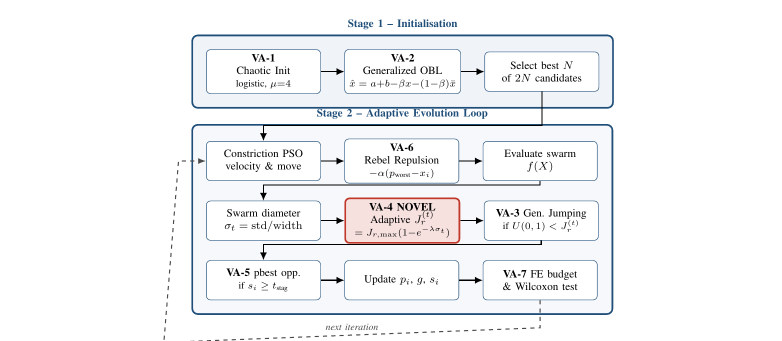
#> input picture report/figs/architecture.png, 1564 x 682 px, given in place of _tmp_arch-4.png, which was not available (shown at 1/2 size)
$ python extract_tikz_figs.py
#> lines starting #> are read from the running program, lines starting #| are printed output that depends on the picture; pictures that were not available may be replaced by others from this repository, and a replacement may not be noted
"""Extract the architecture diagram (page 4) and flowchart (page 6) from
main.pdf and crop them to just the figure region, saving as PNG.

This avoids running standalone TikZ compiles -- it just reuses what
main.pdf already rendered.
"""
import os
import subprocess
import sys

from PIL import Image

REPORT_DIR = os.path.join(os.path.dirname(os.path.dirname(os.path.abspath(__file__))),
                          "report")
FIG_DIR = os.path.join(REPORT_DIR, "figs")
# the report PDF may have been renamed by the team -- pick the first match
_CANDIDATES = ["main.pdf", "Research_Paper.pdf", "AO_PSO_Paper.pdf"]
PDF = next((os.path.join(REPORT_DIR, c) for c in _CANDIDATES
             if os.path.exists(os.path.join(REPORT_DIR, c))),
           os.path.join(REPORT_DIR, "main.pdf"))

DPI = 200


def render(page: int, tag: str) -> str:
#> called with page = 4, tag = 'arch'
    out_prefix = os.path.join(FIG_DIR, f"_tmp_{tag}")
    subprocess.run(
        ["pdftoppm", "-r", str(DPI), "-png", "-f", str(page), "-l", str(page),
         PDF, out_prefix],
        check=True,
    )
#> (this line was passed over: subprocess is not available in this run)
    return f"{out_prefix}-{page}.png"


def crop_and_save(src: str, box: tuple, dest: str) -> None:
    im = Image.open(src)
    cropped = im.crop(box)
    cropped.save(dest, "PNG")
    print(f"wrote {dest} ({cropped.size[0]}x{cropped.size[1]})")


def main() -> None:
    arch_src = render(4, "arch")
    flow_src = render(6, "flow")

    arch_im = Image.open(arch_src)
#> arch_im is the input picture: PIL image 1564x682 RGB; mean R, G, B 243.2, 244.1, 245.7
    flow_im = Image.open(flow_src)
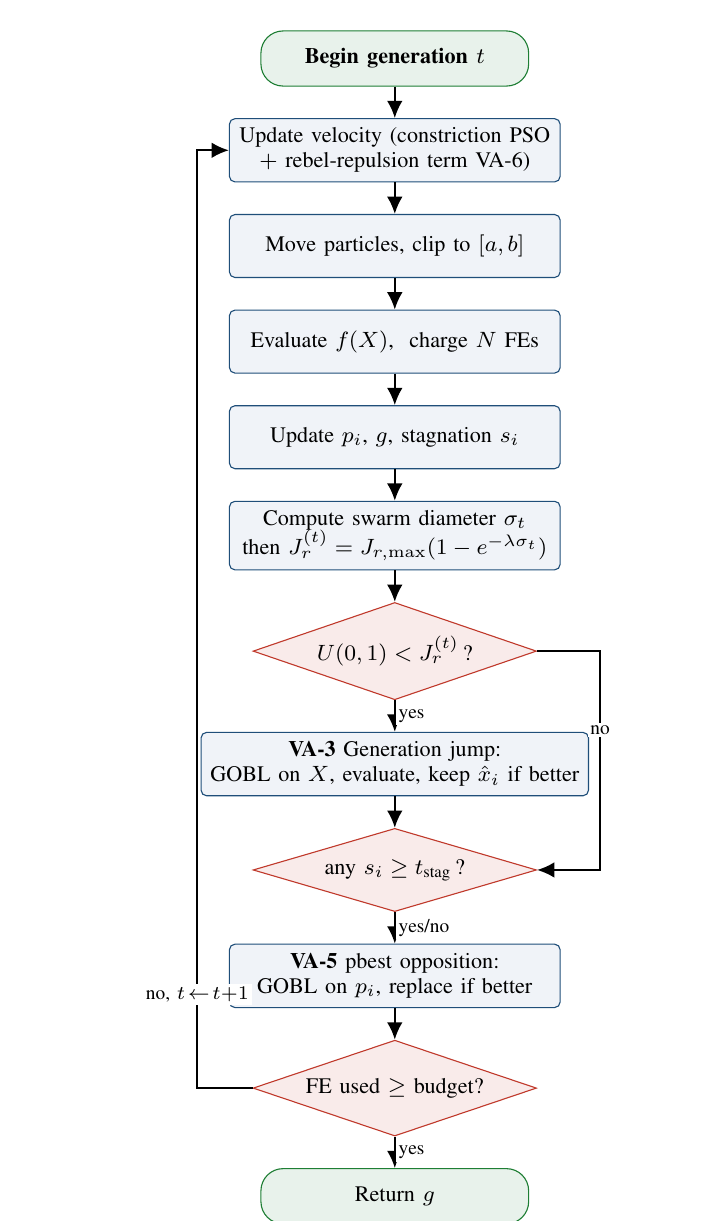
#> input picture report/figs/flowchart.png, 714 x 1221 px, given in place of _tmp_flow-6.png, which was not available
#> flow_im is the input picture: PIL image 714x1221 RGB; mean R, G, B 244.5, 244.9, 245.6
    print(f"page 4 size: {arch_im.size}")
#| page 4 size: (1564, 682)
    print(f"page 6 size: {flow_im.size}")
#| page 6 size: (714, 1221)

    # page 4: architecture is the top portion (spans both columns)
    # IEEE page is ~1700 wide at 200 dpi. Figure runs from y~150 to y~750
    aw, ah = arch_im.size
#> aw = 1564; ah = 682
    arch_box = (int(aw * 0.04), int(ah * 0.05),
                int(aw * 0.96), int(ah * 0.36))
#> arch_box = (62, 34, 1501, 245)
    crop_and_save(arch_src, arch_box,
                  os.path.join(FIG_DIR, "architecture.png"))
#> in crop_and_save, `cropped = im.crop(box)`:
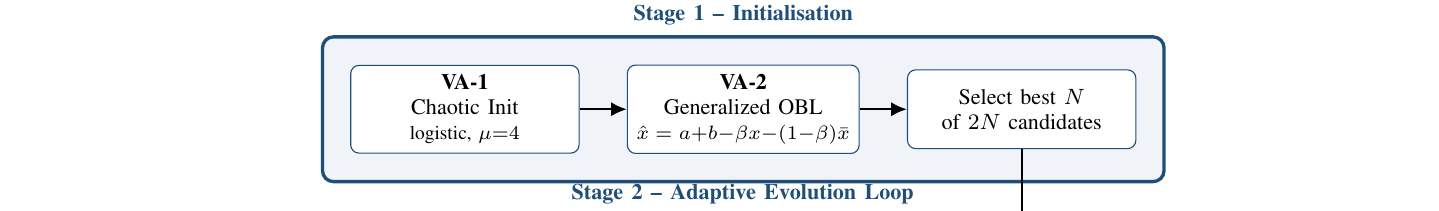
#> cropped: PIL image 1439x211 RGB; mean R, G, B 240.5, 242.9, 245.5
#| wrote report/figs/architecture.png (1439x211)

    # page 6: flowchart is the LEFT column (the algorithm is on the right)
    fw, fh = flow_im.size
#> fw = 714; fh = 1221
    flow_box = (int(fw * 0.06), int(fh * 0.05),
                int(fw * 0.48), int(fh * 0.605))
#> flow_box = (42, 61, 342, 738)
    crop_and_save(flow_src, flow_box,
                  os.path.join(FIG_DIR, "flowchart.png"))
#> call 2 of crop_and_save, with src = 'report/figs/_tmp_flow-6.png', box = (42, 61, 342, 738), dest = 'report/figs/flowchart.png'
#> in crop_and_save (call 2), `cropped = im.crop(box)`:
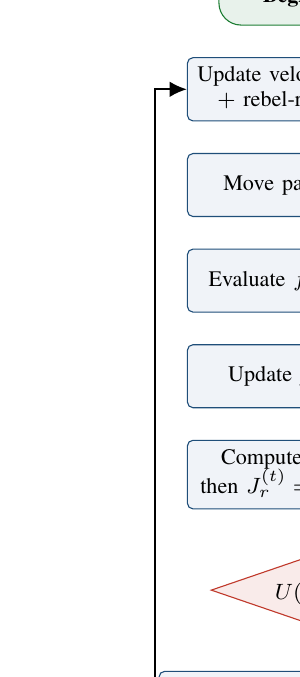
#> cropped: PIL image 300x677 RGB; mean R, G, B 245.6, 246.3, 247.4
#| wrote report/figs/flowchart.png (300x677)

    # algorithm box from page 6, right column
    algo_box = (int(fw * 0.50), int(fh * 0.05),
                int(fw * 0.96), int(fh * 0.50))
#> algo_box = (357, 61, 685, 610)
    crop_and_save(flow_src, algo_box,
                  os.path.join(FIG_DIR, "algorithm.png"))
#> call 3 of crop_and_save, with src = 'report/figs/_tmp_flow-6.png', box = (357, 61, 685, 610), dest = 'report/figs/algorithm.png'
#> in crop_and_save (call 3), `cropped = im.crop(box)`:
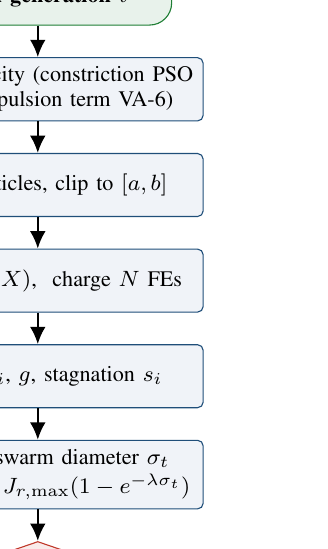
#> cropped: PIL image 328x549 RGB; mean R, G, B 239.2, 241.2, 243.2
#| wrote report/figs/algorithm.png (328x549)

    for tmp in (arch_src, flow_src):
        try:
            os.remove(tmp)
        except OSError:
            pass


if __name__ == "__main__":
    main()
